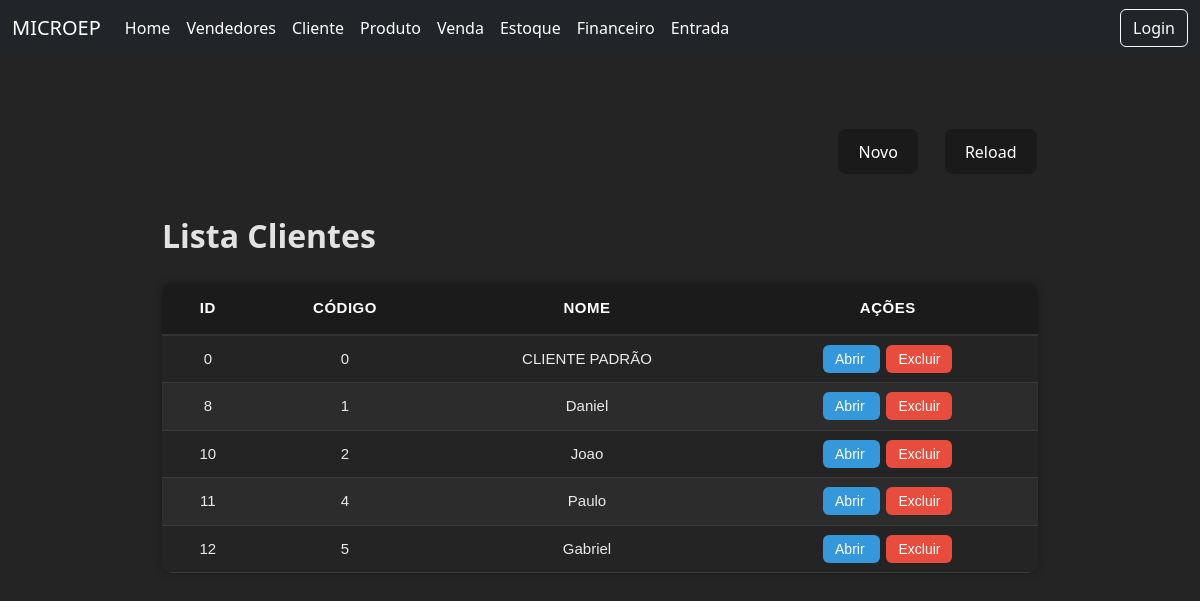
Before: /clientes/ with the older database file.
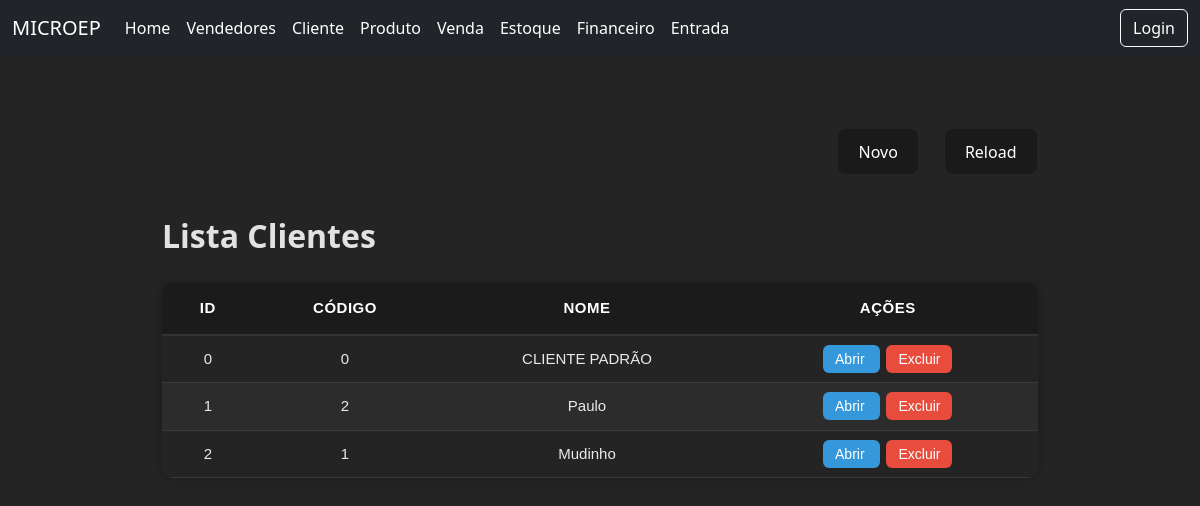
After: the same page with the newer database file.
### core/models.py (models this page shows, shortened)
class Cliente(models.Model):
    codigo = models.IntegerField()
    nome = models.CharField(max_length=100)

### core/views.py (the view)
# urls.py: path('clientes/',views.clienteview,name='clientes'),
def clienteview(request):
    clientes = Cliente.objects.all()
    return render(request,'modelos/clientes.html',{'clientes':clientes})

### core/templates/modelos/clientes.html (shortened to what this page needs)
<!DOCTYPE html>
<html lang="pt-br">
<head>
    {% load static %}
    <link rel="stylesheet" href="{% static 'clientes.css' %}">
</head>
<body>
    {% include 'components/navbar.html' %}
    <div class="divcentral">
        <div class="controlebuttons">
            <div class="buttonsalign">
                <button class="buttonp">
                    <a href="{% url 'cadastrocliente' %}">Novo</a>
                </button>
                <button class="buttonp">
                    <a href="{% url 'clientes' %}">Reload</a>
                </button>
            </div>
        </div>
        <div class="grid">
            <h2 class="boldtext">Lista Clientes</h2>
            <table class="tabela-vendedores">
                <thead>
                    <tr>
                        <th class="text-center">ID</th>
                        <th class="text-center">Código</th>
                        <th class="text-center">Nome</th>
                        <th class="text-center">Ações</th>
                    </tr>
                </thead>
                <tbody>
                    {% for c in clientes %}
                    <tr>
                        <td class="text-center">{{ c.id }}</td>
                        <td class="text-center">{{ c.codigo }}</td>
                        <td class="text-center">{{ c.nome }}</td>
                        <td class=" text-center acoes">
                            <a href="{% url 'editarcliente' c.id %}" class="btn-detalhe">
                                Abrir
                            </a>
                            <a href="{% url 'removercliente' c.id %}" class="btn-delete">
                                Excluir
                            </a>
                        </td>
                    </tr>
                    {% endfor %}
                </tbody>
            </table>
        </div>
    </div>
</body>
</html>

Changed rows visible on the page:
removed Cliente: id "8", codigo "1", nome "Daniel"
removed Cliente: id "10", codigo "2", nome "Joao"
removed Cliente: id "11", codigo "4", nome "Paulo"
removed Cliente: id "12", codigo "5", nome "Gabriel"
added Cliente: id "1", codigo "2", nome "Paulo"
added Cliente: id "2", codigo "1", nome "Mudinho"
